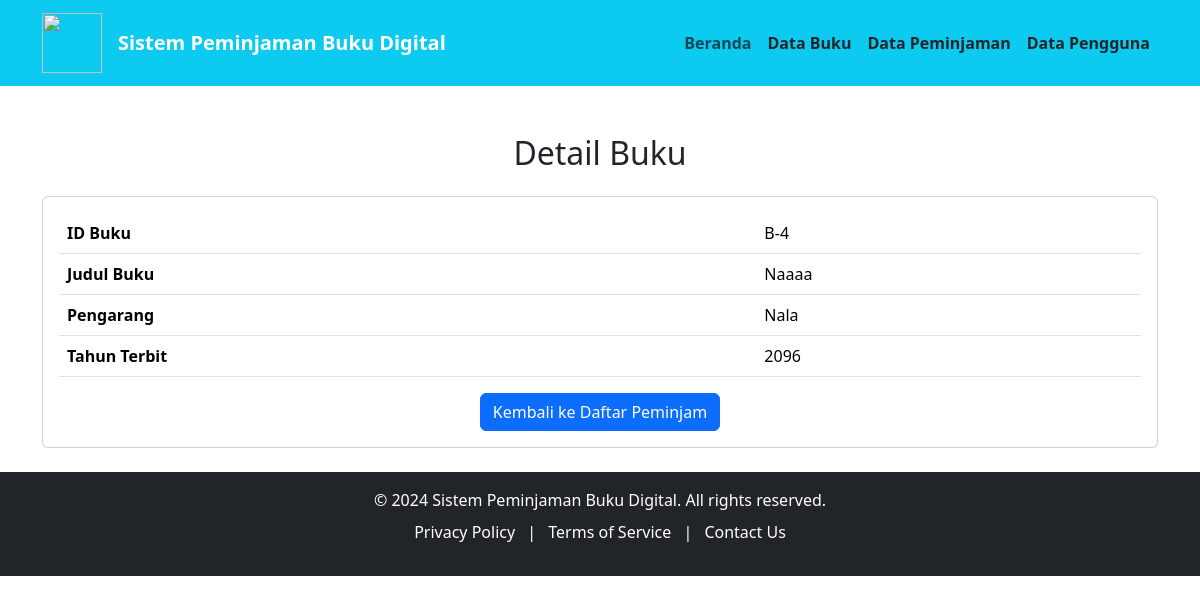
The page /buku/detail/4 on the database its author committed.
### tables this page shows
CREATE TABLE `tabel_buku` (
  `id_buku` int NOT NULL,
  `judul_buku` varchar(65) NOT NULL,
  `pengarang` varchar(45) NOT NULL,
  `tahun` int NOT NULL
);

### app/controllers/BukuController.php (called while the page is built, shortened)
<?php
require_once '../app/models/BukuModel.php';
class BukuController {
    private $BukuModel;
    public function __construct() {
        $this->BukuModel = new Buku();
    }
    public function detail($id_buku) {
        $data['buku'] = $this->BukuModel->getBukuById($id_buku);
        require_once '../app/views/buku/detail.php';
    }
}

### public/index.php (called while the page is built, shortened)
<?php
require_once '../routes.php';

### config/database.php (called while the page is built, shortened)
<?php
class Database {
    private $host = 'localhost';
    private $db_name = '2d_klp4';
    private $username = 'root';
    private $password = '';
    public function connect()
    {
        $this->conn = null;
        try {
            $this->conn = new PDO("mysql:host=" . $this->host . ";dbname=" . $this->db_name, $this->username, $this->password);
            $this->conn->setAttribute(PDO::ATTR_ERRMODE, PDO::ERRMODE_EXCEPTION);
        } catch (PDOException $e) {
            echo "Connection error: " . $e->getMessage();
        }
        return $this->conn;
    }
}

### app/models/BukuModel.php (called while the page is built, shortened)
<?php
require_once '../config/database.php';
class Buku {
    private $db;
    public function __construct() {
        $this->db = (new Database())->connect();
    }
    public function getBukuById($id_buku)
    {
        $stmt = $this->db->prepare("SELECT * FROM tabel_buku WHERE id_buku = :id_buku");
        $stmt->bindParam(':id_buku', $id_buku);
        $stmt->execute();
        return $stmt->fetch(PDO::FETCH_ASSOC);
    }
}

### app/views/buku/detail.php (the view, shortened to what this page needs)
<!doctype html>
<html lang="en">
<head>
    <link href="https://cdn.jsdelivr.net/npm/bootstrap@5.3.3/dist/css/bootstrap.min.css" rel="stylesheet">
</head>
<body>
    <div class="container mt-5">
        <h2 class="text-center mb-4">Detail Buku</h2>
        <div class="card">
            <div class="card-body">
                <table class="table">
                    <tbody>
                        <tr>
                            <th>ID Buku</th>
                            <td>B-<?= htmlspecialchars($data['buku']['id_buku']); ?></td>
                        </tr>
                        <tr>
                            <th>Judul Buku</th>
                            <td><?= htmlspecialchars($data['buku']['judul_buku']); ?></td>
                        </tr>
                        <tr>
                            <th>Pengarang</th>
                            <td><?= htmlspecialchars($data['buku']['pengarang']); ?></td>
                        </tr>
                        <tr>
                            <th>Tahun Terbit</th>
                            <td><?= htmlspecialchars($data['buku']['tahun']); ?></td>
                        </tr>
                    </tbody>
                </table>
                <div class="text-center">
                    <a href="/loans/index" class="btn btn-primary">Kembali ke Daftar Peminjam</a>
                </div>
            </div>
        </div>
    </div>
    <br>
</body>
</html>

### rows shown on the page
tabel_buku: id_buku "4", judul_buku "Naaaa", pengarang "Nala", tahun "2096"
